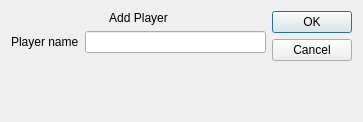
<?xml version="1.0" encoding="UTF-8"?>
<ui version="4.0">
 <class>Dialog</class>
 <widget class="QDialog" name="Dialog">
  <property name="geometry">
   <rect>
    <x>0</x>
    <y>0</y>
    <width>363</width>
    <height>122</height>
   </rect>
  </property>
  <property name="windowTitle">
   <string>Dialog</string>
  </property>
  <layout class="QHBoxLayout" name="horizontalLayout">
   <item>
    <layout class="QFormLayout" name="formLayout">
     <item row="1" column="0">
      <widget class="QLabel" name="label">
       <property name="text">
        <string>Player name</string>
       </property>
      </widget>
     </item>
     <item row="1" column="1">
      <widget class="QLineEdit" name="lineEdit_player_name"/>
     </item>
     <item row="0" column="0" colspan="2">
      <widget class="QLabel" name="label_2">
       <property name="text">
        <string>Add Player</string>
       </property>
       <property name="alignment">
        <set>Qt::AlignCenter</set>
       </property>
      </widget>
     </item>
    </layout>
   </item>
   <item>
    <widget class="QDialogButtonBox" name="buttonBox">
     <property name="orientation">
      <enum>Qt::Vertical</enum>
     </property>
     <property name="standardButtons">
      <set>QDialogButtonBox::Cancel|QDialogButtonBox::Ok</set>
     </property>
    </widget>
   </item>
  </layout>
 </widget>
 <resources/>
 <connections>
  <connection>
   <sender>buttonBox</sender>
   <signal>accepted()</signal>
   <receiver>Dialog</receiver>
   <slot>accept()</slot>
   <hints>
    <hint type="sourcelabel">
     <x>248</x>
     <y>254</y>
    </hint>
    <hint type="destinationlabel">
     <x>157</x>
     <y>274</y>
    </hint>
   </hints>
  </connection>
  <connection>
   <sender>buttonBox</sender>
   <signal>rejected()</signal>
   <receiver>Dialog</receiver>
   <slot>reject()</slot>
   <hints>
    <hint type="sourcelabel">
     <x>316</x>
     <y>260</y>
    </hint>
    <hint type="destinationlabel">
     <x>286</x>
     <y>274</y>
    </hint>
   </hints>
  </connection>
 </connections>
</ui>
